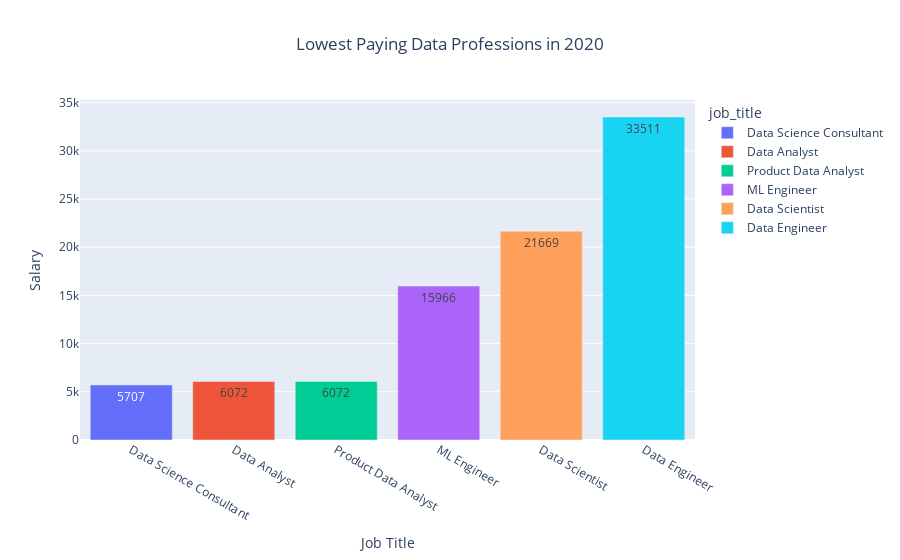

Write notebook code for a chart like this one.
### Code cell
fig = (px.bar(lowest_2020.drop_duplicates(subset=["job_title"]), 
                                x="job_title", y="salary_in_usd", 
                                color="job_title", text="salary_in_usd", title="Lowest Paying Data Professions in 2020")
                                ).update_layout(xaxis_title="Job Title", yaxis_title="Salary", title_x=0.5)
fig

### Figure 1 — Plotly figure (JSON) as saved in the notebook; plotly's stock layout.template omitted (floating-point values rounded to 4 significant figures)
{"data": [{"alignmentgroup": "True", "hovertemplate": "job_title=%{x}<br>salary_in_usd=%{text}<extra></extra>", "legendgroup": "Data Science Consultant", "marker": {"color": "#636efa", "pattern": {"shape": ""}}, "name": "Data Science Consultant", "offsetgroup": "Data Science Consultant", "orientation": "v", "showlegend": true, "text": [5707], "textposition": "auto", "type": "bar", "x": ["Data Science Consultant"], "xaxis": "x", "y": [5707], "yaxis": "y"}, {"alignmentgroup": "True", "hovertemplate": "job_title=%{x}<br>salary_in_usd=%{text}<extra></extra>", "legendgroup": "Data Analyst", "marker": {"color": "#EF553B", "pattern": {"shape": ""}}, "name": "Data Analyst", "offsetgroup": "Data Analyst", "orientation": "v", "showlegend": true, "text": [6072], "textposition": "auto", "type": "bar", "x": ["Data Analyst"], "xaxis": "x", "y": [6072], "yaxis": "y"}, {"alignmentgroup": "True", "hovertemplate": "job_title=%{x}<br>salary_in_usd=%{text}<extra></extra>", "legendgroup": "Product Data Analyst", "marker": {"color": "#00cc96", "pattern": {"shape": ""}}, "name": "Product Data Analyst", "offsetgroup": "Product Data Analyst", "orientation": "v", "showlegend": true, "text": [6072], "textposition": "auto", "type": "bar", "x": ["Product Data Analyst"], "xaxis": "x", "y": [6072], "yaxis": "y"}, {"alignmentgroup": "True", "hovertemplate": "job_title=%{x}<br>salary_in_usd=%{text}<extra></extra>", "legendgroup": "ML Engineer", "marker": {"color": "#ab63fa", "pattern": {"shape": ""}}, "name": "ML Engineer", "offsetgroup": "ML Engineer", "orientation": "v", "showlegend": true, "text": [15966], "textposition": "auto", "type": "bar", "x": ["ML Engineer"], "xaxis": "x", "y": [15966], "yaxis": "y"}, {"alignmentgroup": "True", "hovertemplate": "job_title=%{x}<br>salary_in_usd=%{text}<extra></extra>", "legendgroup": "Data Scientist", "marker": {"color": "#FFA15A", "pattern": {"shape": ""}}, "name": "Data Scientist", "offsetgroup": "Data Scientist", "orientation": "v", "showlegend": true, "text": [21669], "textposition": "auto", "type": "bar", "x": ["Data Scientist"], "xaxis": "x", "y": [21669], "yaxis": "y"}, {"alignmentgroup": "True", "hovertemplate": "job_title=%{x}<br>salary_in_usd=%{text}<extra></extra>", "legendgroup": "Data Engineer", "marker": {"color": "#19d3f3", "pattern": {"shape": ""}}, "name": "Data Engineer", "offsetgroup": "Data Engineer", "orientation": "v", "showlegend": true, "text": [33511], "textposition": "auto", "type": "bar", "x": ["Data Engineer"], "xaxis": "x", "y": [33511], "yaxis": "y"}], "layout": {"barmode": "relative", "legend": {"title": {"text": "job_title"}, "tracegroupgap": 0}, "title": {"text": "Lowest Paying Data Professions in 2020", "x": 0.5}, "xaxis": {"anchor": "y", "categoryarray": ["Data Science Consultant", "Data Analyst", "Product Data Analyst", "ML Engineer", "Data Scientist", "Data Engineer"], "categoryorder": "array", "domain": [0, 1], "title": {"text": "Job Title"}}, "yaxis": {"anchor": "x", "domain": [0, 1], "title": {"text": "Salary"}}}}
